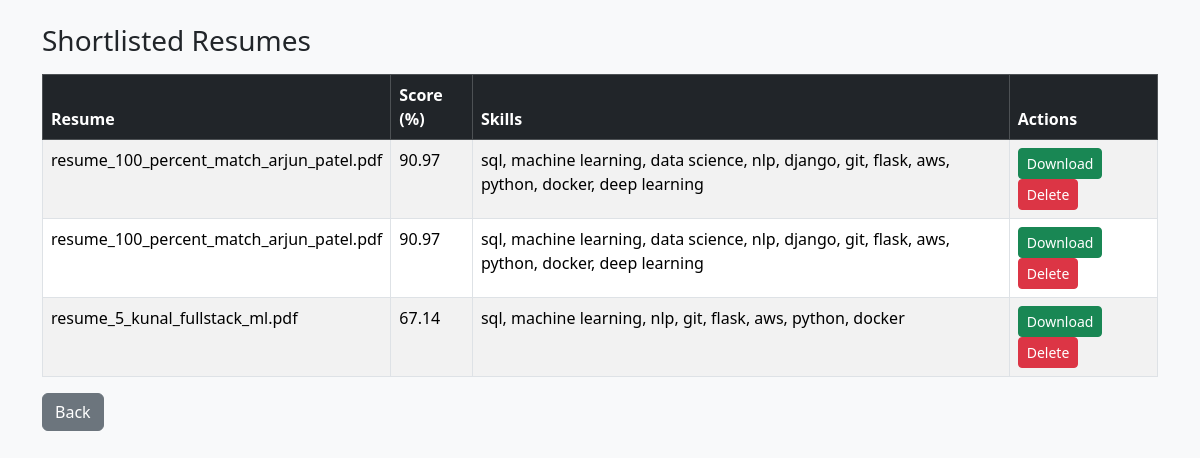
The app's page /shortlisted (signed in) with its own data.
### app.py (models this page shows)
class Resume(db.Model):
    id = db.Column(db.Integer, primary_key=True)
    filename = db.Column(db.String(200))
    score = db.Column(db.Float)
    skills = db.Column(db.String(300))
    shortlisted = db.Column(db.Boolean, default=False)

### app.py (the view)
@app.route("/shortlisted")
@login_required
def shortlisted():
    resumes = Resume.query.filter_by(shortlisted=True).all()
    return render_template("shortlisted.html", resumes=resumes)

### app.py (called while the page is built)
@login_manager.user_loader
def load_user(user_id):
    return User.query.get(int(user_id))

### templates/shortlisted.html (shortened to what this page needs)
{% extends "base.html" %}
{% block content %}
<div class="container mt-4">
    <h3>Shortlisted Resumes</h3>
    <table class="table table-bordered table-striped mt-3">
        <thead class="table-dark">
            <tr>
                <th>Resume</th>
                <th>Score (%)</th>
                <th>Skills</th>
                <th>Actions</th>
            </tr>
        </thead>
        <tbody>
            {% for r in resumes %}
            <tr>
                <td>{{ r.filename }}</td>
                <td>{{ r.score }}</td>
                <td>{{ r.skills }}</td>
                <td>
                    <a href="/download/{{ r.id }}" class="btn btn-sm btn-success">Download</a>
                    <a href="/delete/{{ r.id }}" class="btn btn-sm btn-danger"
                       onclick="return confirm('Delete this resume?')">Delete</a>
                </td>
            </tr>
            {% endfor %}
        </tbody>
    </table>
    <a href="/dashboard" class="btn btn-secondary">Back</a>
</div>
{% endblock %}

### templates/base.html (shortened to what this page needs)
<!DOCTYPE html>
<html lang="en">
<head>
    <link href="https://cdn.jsdelivr.net/npm/bootstrap@5.3.2/dist/css/bootstrap.min.css" rel="stylesheet">
</head>
<body>
{% block content %}{% endblock %}
</body>
</html>

### templates/base.html (style rules this page uses)
body { background-color: #f8f9fa; }

### records on screen
Resume: filename "resume_100_percent_match_arjun_patel.pdf", score "90.97", skills "sql, machine learning, data science, nlp, django, git, flask, aws, python, docker, deep learning"
Resume: filename "resume_100_percent_match_arjun_patel.pdf", score "90.97", skills "sql, machine learning, data science, nlp, django, git, flask, aws, python, docker, deep learning"
Resume: filename "resume_5_kunal_fullstack_ml.pdf", score "67.14", skills "sql, machine learning, nlp, git, flask, aws, python, docker"
